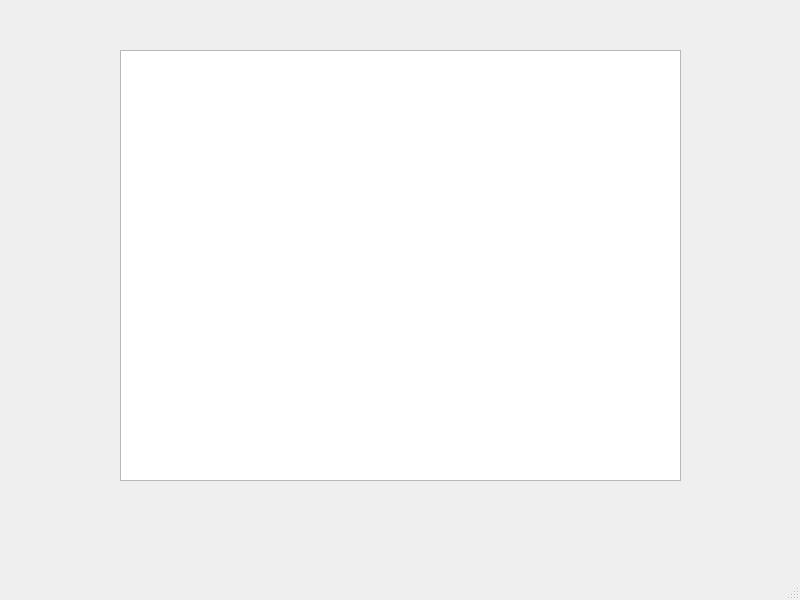
<?xml version="1.0" encoding="UTF-8"?>
<ui version="4.0">
 <class>MainWindow</class>
 <widget class="QMainWindow" name="MainWindow">
  <property name="geometry">
   <rect>
    <x>0</x>
    <y>0</y>
    <width>800</width>
    <height>600</height>
   </rect>
  </property>
  <property name="windowTitle">
   <string>MainWindow</string>
  </property>
  <widget class="QWidget" name="centralwidget">
   <widget class="QGraphicsView" name="graphicsView">
    <property name="geometry">
     <rect>
      <x>120</x>
      <y>50</y>
      <width>561</width>
      <height>431</height>
     </rect>
    </property>
   </widget>
  </widget>
  <widget class="QMenuBar" name="menubar">
   <property name="geometry">
    <rect>
     <x>0</x>
     <y>0</y>
     <width>800</width>
     <height>21</height>
    </rect>
   </property>
  </widget>
  <widget class="QStatusBar" name="statusbar"/>
 </widget>
 <resources/>
 <connections/>
</ui>
